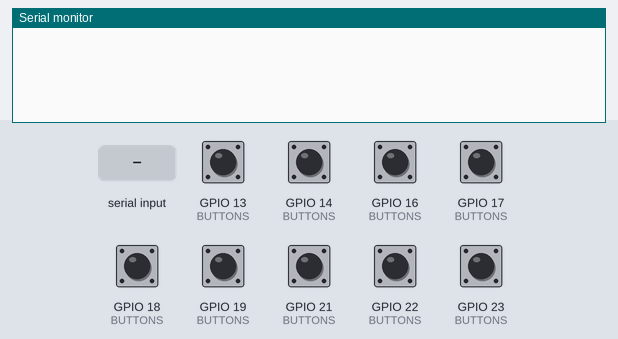
Bench run of a program on a simulated ESP32. Parts: the last lines printed to the serial monitor. Inputs (shaded band) come from the test bench; at power-on: GPIO 13 (BUTTONS), GPIO 14 (BUTTONS), GPIO 16 (BUTTONS), GPIO 17 (BUTTONS), GPIO 18 (BUTTONS), GPIO 19 (BUTTONS), GPIO 21 (BUTTONS), GPIO 22 (BUTTONS), GPIO 23 (BUTTONS) HIGH.

Above: at 1.2 s.
1.3 s: "HELLO 1\n" received over Serial
At 1.8 s:
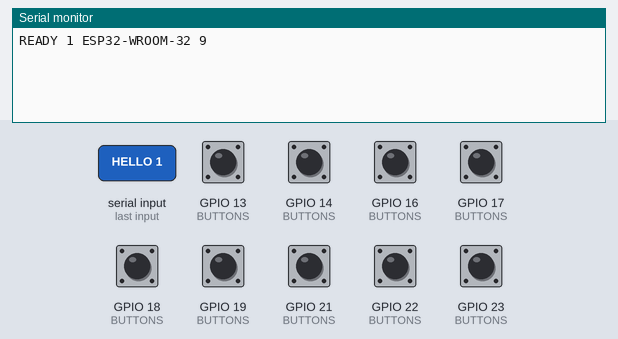
2.8 s: GPIO 13 (BUTTONS) pulled LOW for 0.15 s
At 4.0 s:
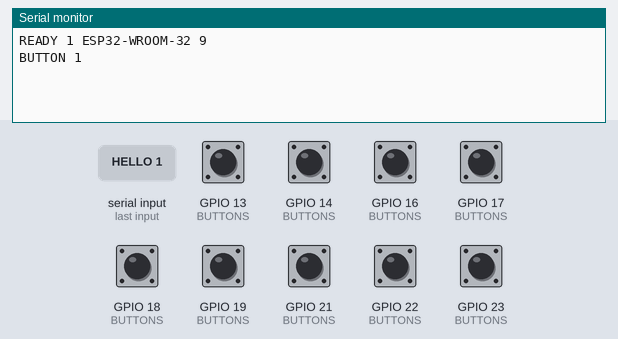
4.4 s: "HELLO 150\n" received over Serial
At 5.3 s:
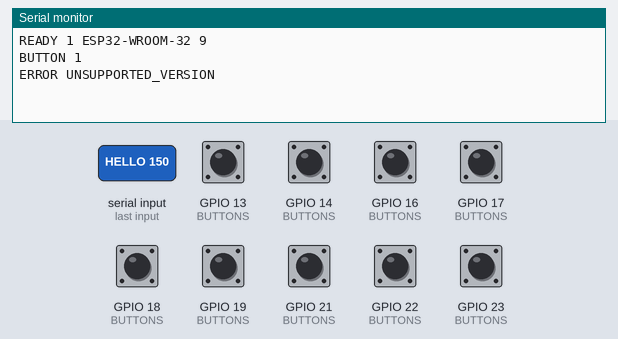

The program:

main.cpp
```cpp
#include <Arduino.h>
#include <cstring>
#include <cstdlib>
#include <cctype> // isdigit()

// ---------- Protocolo (ver docs/serial-protocol-v1.md) ----------

constexpr int PROTOCOL_VERSION = 1;
constexpr const char *DEVICE_MODEL = "ESP32-WROOM-32";
constexpr uint8_t BUTTON_COUNT = 9;
constexpr uint8_t MAX_MESSAGE_LENGTH = 64; // Contenido del mensaje, sin contar el terminador.
constexpr uint8_t BUFFER_CAPACITY = MAX_MESSAGE_LENGTH + 1;
constexpr unsigned long DEBOUNCE_MS = 30;

bool deviceReady = false;
bool isValidVersionToken(const char *token);
// ---------- Botones ----------

struct ButtonConfig {
  uint8_t position;
  uint8_t pin;
};

const ButtonConfig BUTTONS[BUTTON_COUNT] = {
  {1, 13},
  {2, 14},
  {3, 16},
  {4, 17},
  {5, 18},
  {6, 19},
  {7, 21},
  {8, 22},
  {9, 23},
};

struct ButtonState {
  int lastRawReading;
  int stableState;
  unsigned long lastChangeTime;
};

ButtonState buttonStates[BUTTON_COUNT];

// ---------- Receptor serie ----------

char messageBuffer[BUFFER_CAPACITY + 1];
uint8_t messageLength = 0;
bool overflowing = false; // true mientras se descarta un mensaje que superó el máximo.

// ---------- Declaraciones ----------

void initializeButtons();
void updateButtons();
void onButtonPressed(uint8_t position);

void pollSerial();
void processMessage(char *message, uint8_t length);
void handleHello(char *versionToken);

void sendReady();
void sendError();
void sendButton(uint8_t position);

// ---------- Setup / loop ----------

void setup() {
  Serial.begin(115200);
  initializeButtons();
  // No se envía READY automáticamente al arrancar: se responde solo ante un HELLO.
}

void loop() {
  pollSerial();
  updateButtons();
  // Sin delay(): ambas funciones son no bloqueantes.
}

bool isValidVersionToken(const char *token) {
  if (token == nullptr || token[0] == '\0') {
    return false;
  }

  for (const char *p = token; *p != '\0'; p++) {
    if (!isdigit(static_cast<unsigned char>(*p))) {
      return false;
    }
  }

  return true;
}

void handleHello(char *versionToken) {
  if (!isValidVersionToken(versionToken)) {
    return; // Versión ausente o no íntegramente numérica: mensaje malformado, se ignora sin alterar el estado.
  }

  char *extraToken = strtok(nullptr, " ");
  if (extraToken != nullptr) {
    return; // Campos adicionales después de la versión: mensaje malformado, se ignora sin alterar el estado.
  }

  int version = atoi(versionToken); // Seguro: versionToken ya fue validado como íntegramente numérico.

  if (version == PROTOCOL_VERSION) {
    deviceReady = true;
    sendReady();
  } else {
    deviceReady = false;
    sendError();
  }
}
// ---------- Botones: inicialización y lectura ----------

void initializeButtons() {
  unsigned long now = millis();

  for (uint8_t i = 0; i < BUTTON_COUNT; i++) {
    pinMode(BUTTONS[i].pin, INPUT_PULLUP);

    // Se toma el estado real del pin como punto de partida: si el botón ya
    // está pulsado al arrancar, stableState queda en LOW desde el inicio y
    // no se dispara ninguna pulsación artificial. Hace falta soltarlo
    // (LOW -> HIGH) antes de que una nueva pulsación (HIGH -> LOW) cuente.
    int initialReading = digitalRead(BUTTONS[i].pin);
    buttonStates[i].lastRawReading = initialReading;
    buttonStates[i].stableState = initialReading;
    buttonStates[i].lastChangeTime = now;
  }
}

void updateButtons() {
  unsigned long now = millis();

  for (uint8_t i = 0; i < BUTTON_COUNT; i++) {
    ButtonState &state = buttonStates[i];
    int reading = digitalRead(BUTTONS[i].pin);

    if (reading != state.lastRawReading) {
      state.lastRawReading = reading;
      state.lastChangeTime = now;
    }

    if ((now - state.lastChangeTime) >= DEBOUNCE_MS && reading != state.stableState) {
      int previousStable = state.stableState;
      state.stableState = reading;

      if (previousStable == HIGH && state.stableState == LOW) {
        onButtonPressed(BUTTONS[i].position);
      }
      // LOW -> HIGH: liberación estable. No emite evento; solo habilita la próxima pulsación.
    }
  }
}

void onButtonPressed(uint8_t position) {
  if (deviceReady) {
    sendButton(position);
  }
  // Si el handshake todavía no se completó, la pulsación simplemente no se reporta.
}

// ---------- Receptor serie: acumulación y framing ----------

void pollSerial() {
  while (Serial.available() > 0) {
    char c = (char)Serial.read();

    if (c == '\n') {
      if (!overflowing) {
        // Si el mensaje terminaba en CRLF, el '\r' quedó como último byte
        // acumulado: se descuenta antes de procesar (no forma parte del
        // contenido). Cualquier otro '\r' que no esté inmediatamente antes
        // de este '\n' ya quedó almacenado como contenido normal.
        uint8_t contentLength = messageLength;

        if (contentLength > 0 && messageBuffer[contentLength - 1] == '\r') {
          contentLength--;
        }

        if (contentLength <= MAX_MESSAGE_LENGTH) {
          messageBuffer[contentLength] = '\0';
          processMessage(messageBuffer, contentLength);
        }
        // Si el contenido real (ya sin el CR final, si lo había) sigue
        // superando el máximo, se descarta la línea sin procesarla.
      }

      messageLength = 0;
      overflowing = false;
      continue;
    }

    if (overflowing) {
      continue; // Se sigue descartando hasta encontrar el próximo LF.
    }

    if (messageLength >= BUFFER_CAPACITY) {
      overflowing = true;
      continue;
    }

    messageBuffer[messageLength++] = c;
  }
}

// ---------- Procesamiento de comandos ----------

void processMessage(char *message, uint8_t length) {
  if (length == 0) {
    return; // Mensaje vacío: se ignora.
  }

  char *command = strtok(message, " ");

  if (command == nullptr) {
    return;
  }

  if (strcmp(command, "HELLO") == 0) {
    char *versionToken = strtok(nullptr, " ");
    handleHello(versionToken);
    return;
  }

  // Comando desconocido: se ignora sin bloquear el firmware.
}

// ---------- Envío de mensajes ----------
//
// Se arma cada línea con Serial.print() y se cierra con Serial.write('\n')
// en vez de Serial.println(), porque println() en Arduino termina las
// líneas con CR+LF y el protocolo exige que el emisor use únicamente LF.

void sendReady() {
  Serial.print("READY ");
  Serial.print(PROTOCOL_VERSION);
  Serial.print(' ');
  Serial.print(DEVICE_MODEL);
  Serial.print(' ');
  Serial.print(BUTTON_COUNT);
  Serial.write('\n');
}

void sendError() {
  Serial.print("ERROR UNSUPPORTED_VERSION");
  Serial.write('\n');
}

void sendButton(uint8_t position) {
  Serial.print("BUTTON ");
  Serial.print(position);
  Serial.write('\n');
}
```

Measured:
- after the input at 1.3 s, the serial monitor: prints a new line at once (image 1)
- after the input at 2.8 s, the serial monitor: prints a new line at once (image 2)
- after the input at 4.4 s, the serial monitor: prints a new line at once (image 3)
